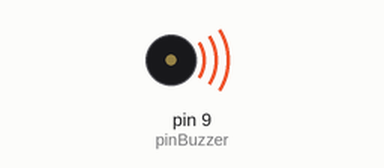
This sketch was run on a simulated Arduino Uno, built with avr-gcc and run on an emulated ATmega328P. Parts: buzzer (waves = sounding).

Above: at 0.5 s.
At 5.0 s:
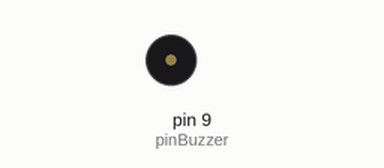
Timing chart, 0 to 6.9 s (numbered marks = the images above):
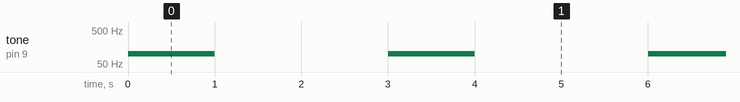

Measured:
- by itself, tone on pin 9 (pinBuzzer): alternates 100 Hz for 1.0 s and silent for 2.0 s

The sketch:

passive-buzzer-test.ino
```cpp
int pinBuzzer = 9;

void setup() {
  pinMode(pinBuzzer, OUTPUT);
}

void loop() {
  long frequency = 100;
  tone(pinBuzzer, frequency);
  delay(1000);

  noTone(pinBuzzer);
  delay(2000);

}
```
